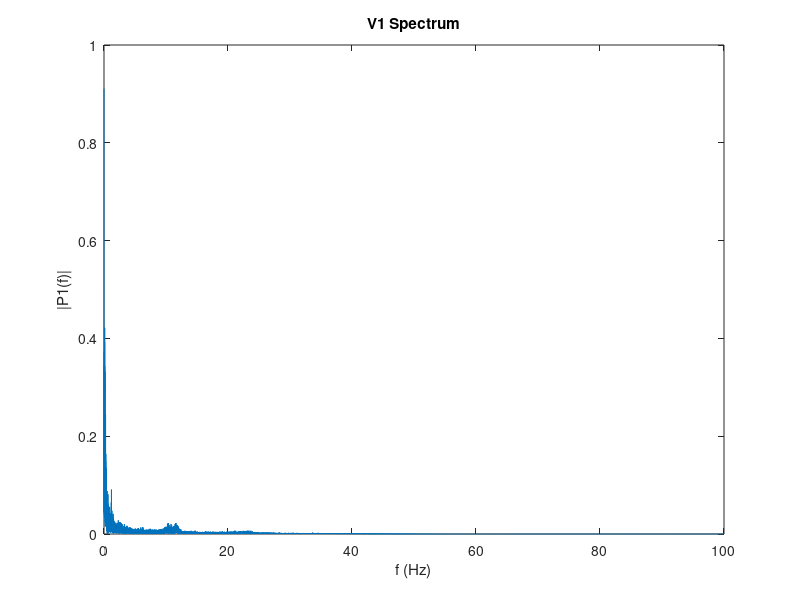
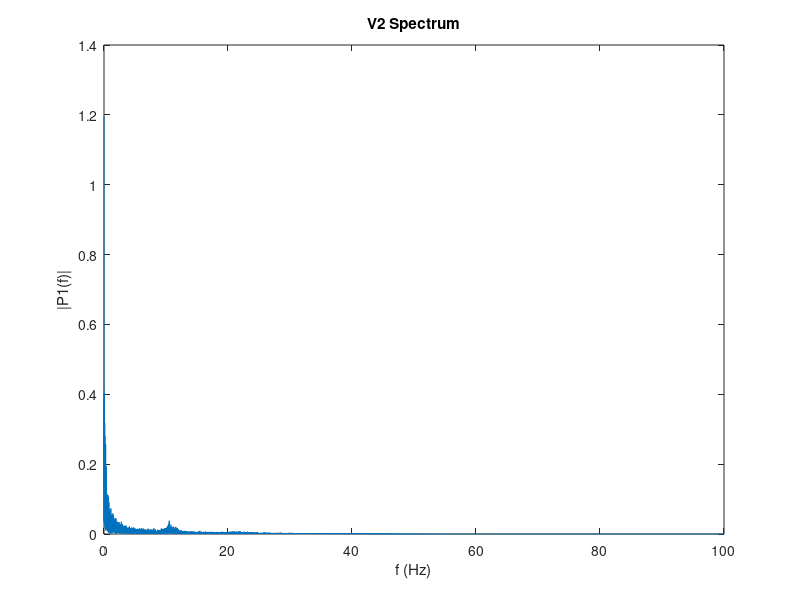
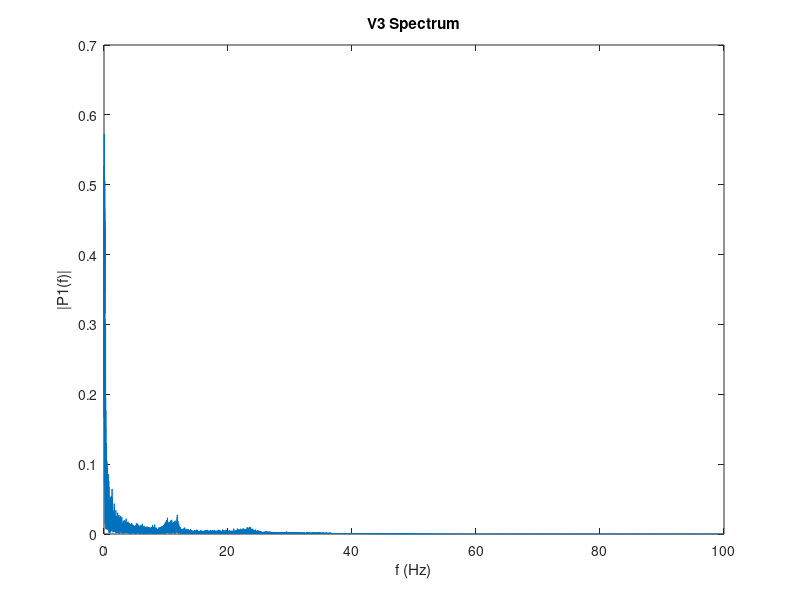
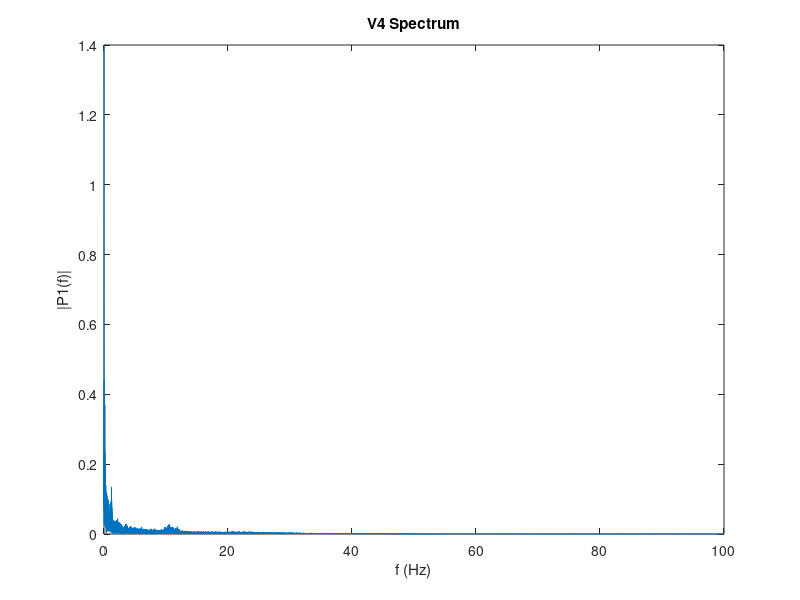

The MATLAB script that drew these images, in order:
% load Mate.txt
load Ojos.txt
% load Respiracion.txt

V1=Ojos(:,1);
V2=Ojos(:,2);
V3=Ojos(:,3);
V4=Ojos(:,4);

t=1:size(V1,1);

figure(1)
h=plot(t,V1)
% saveas(h,'Grafica1 Respiracion.png','png')

figure(2)
h=plot(t,V2)
% saveas(h,'Grafica2 Respiracion.png','png')

figure(3)
h=plot(t,V3)
% saveas(h,'Grafica3 Respiracion.png','png')

figure(4)
h=plot(t,V4)
% saveas(h,'Grafica4 Respiracion.png','png')

Fs = 200;            % Sampling frequency                    
T = 1/Fs;             % Sampling period       
L = size(V1,1)-1;             % Length of signal
if (mod(L,2))~=0
    L=L+1
end
t = (0:L-1)*T; 
Y = fft(V1);
P2 = abs(Y/L);
P1 = P2(1:L/2+1);
P1(2:end-1) = 2*P1(2:end-1);
f = Fs*(0:(L/2))/L;
figure(1)
h=plot(f,P1) 
title('V1 Spectrum')
xlabel('f (Hz)')
ylabel('|P1(f)|')

% Fs = 12000;            % Sampling frequency                    
T = 1/Fs;             % Sampling period       
L = size(V2,1)-1;             % Length of signal
if (mod(L,2))~=0
    L=L+1
end
t = (0:L-1)*T; 
Y = fft(V2);
P2 = abs(Y/L);
P1 = P2(1:L/2+1);
P1(2:end-1) = 2*P1(2:end-1);
f = Fs*(0:(L/2))/L;
figure(2)
h=plot(f,P1) 
title('V2 Spectrum')
xlabel('f (Hz)')
ylabel('|P1(f)|')

% Fs = 200;            % Sampling frequency                    
T = 1/Fs;             % Sampling period       
L = size(V3,1)-1;             % Length of signal
if (mod(L,2))~=0
    L=L+1
end
t = (0:L-1)*T; 
Y = fft(V3);
P2 = abs(Y/L);
P1 = P2(1:L/2+1);
P1(2:end-1) = 2*P1(2:end-1);
f = Fs*(0:(L/2))/L;
figure(3)
h=plot(f,P1) 
title('V3 Spectrum')
xlabel('f (Hz)')
ylabel('|P1(f)|')

% Fs = 12000;            % Sampling frequency                    
T = 1/Fs;             % Sampling period       
L = size(V4,1)-1;             % Length of signal
if (mod(L,2))~=0
    L=L+1
end
t = (0:L-1)*T; 
Y = fft(V4);
P2 = abs(Y/L);
P1 = P2(1:L/2+1);
P1(2:end-1) = 2*P1(2:end-1);
f = Fs*(0:(L/2))/L;
figure(4)
h=plot(f,P1) 
title('V4 Spectrum')
xlabel('f (Hz)')
ylabel('|P1(f)|')